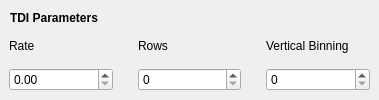
        <widget class="QWidget" name="Tdi">
         <widget class="QLabel" name="lblTdi">
          <property name="geometry">
           <rect>
            <x>10</x>
            <y>9</y>
            <width>101</width>
            <height>17</height>
           </rect>
          </property>
          <property name="font">
           <font>
            <weight>75</weight>
            <bold>true</bold>
           </font>
          </property>
          <property name="text">
           <string>TDI Parameters</string>
          </property>
         </widget>
         <widget class="QWidget" name="layoutWidget">
          <property name="geometry">
           <rect>
            <x>9</x>
            <y>30</y>
            <width>361</width>
            <height>61</height>
           </rect>
          </property>
          <layout class="QGridLayout" name="gridLayout_16">
           <property name="horizontalSpacing">
            <number>25</number>
           </property>
           <item row="0" column="0">
            <widget class="QLabel" name="lblAcqTdiRate">
             <property name="text">
              <string>Rate</string>
             </property>
            </widget>
           </item>
           <item row="0" column="1">
            <widget class="QLabel" name="lblAcqTdiRows">
             <property name="text">
              <string>Rows</string>
             </property>
            </widget>
           </item>
           <item row="0" column="2">
            <widget class="QLabel" name="lblAcqTdiVBin">
             <property name="text">
              <string>Vertical Binning</string>
             </property>
            </widget>
           </item>
           <item row="1" column="0">
            <widget class="QDoubleSpinBox" name="spinAcqTdiRate"/>
           </item>
           <item row="1" column="1">
            <widget class="QSpinBox" name="spinAcqTdiRows"/>
           </item>
           <item row="1" column="2">
            <widget class="QSpinBox" name="spinAcqTdiVBin"/>
           </item>
          </layout>
         </widget>
        </widget>
